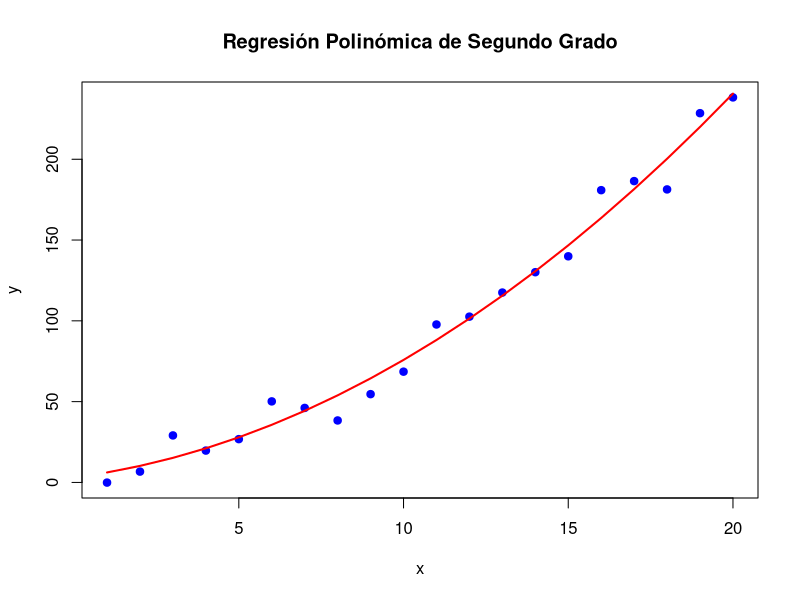
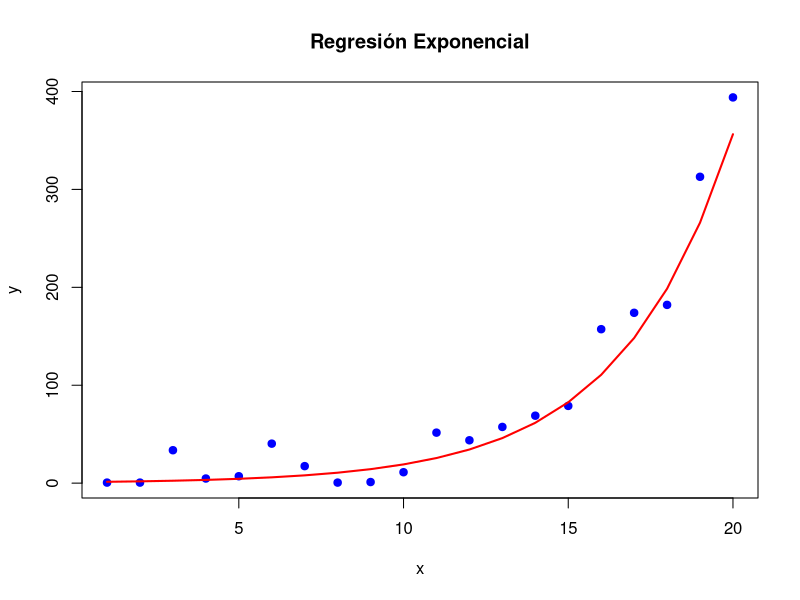
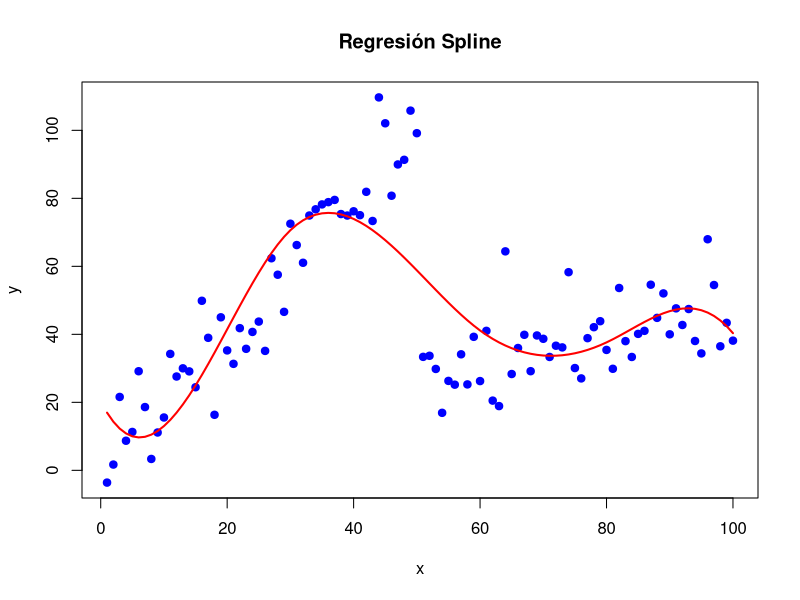
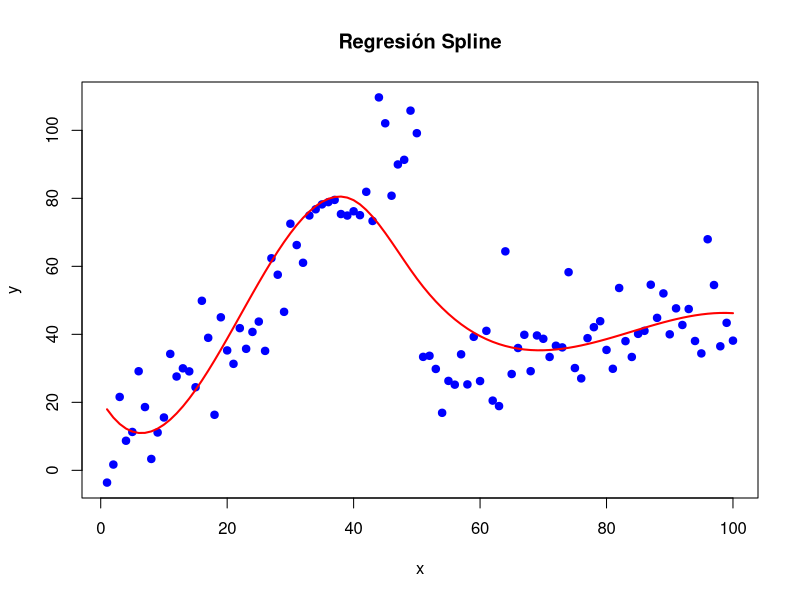
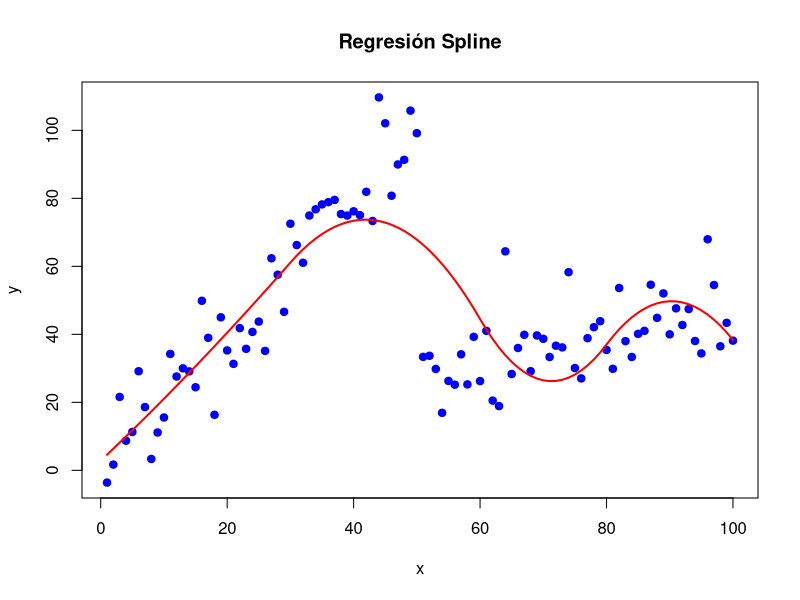
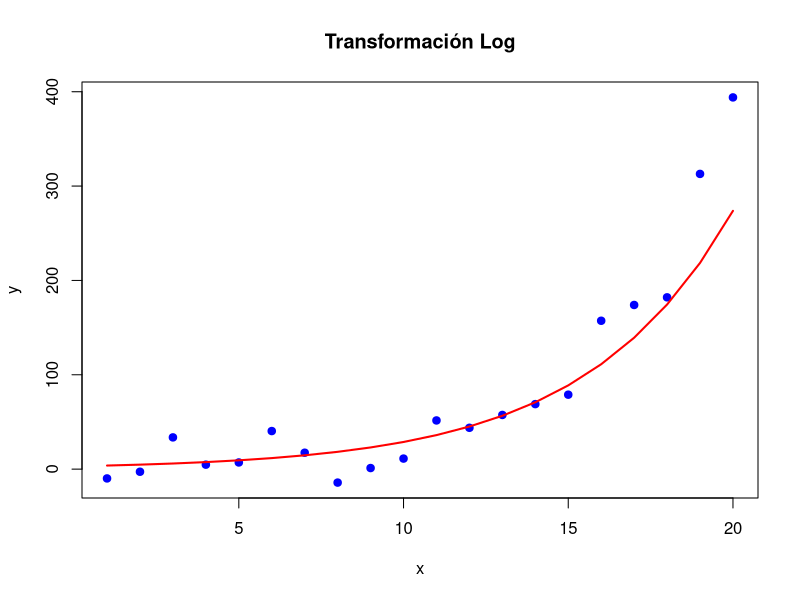
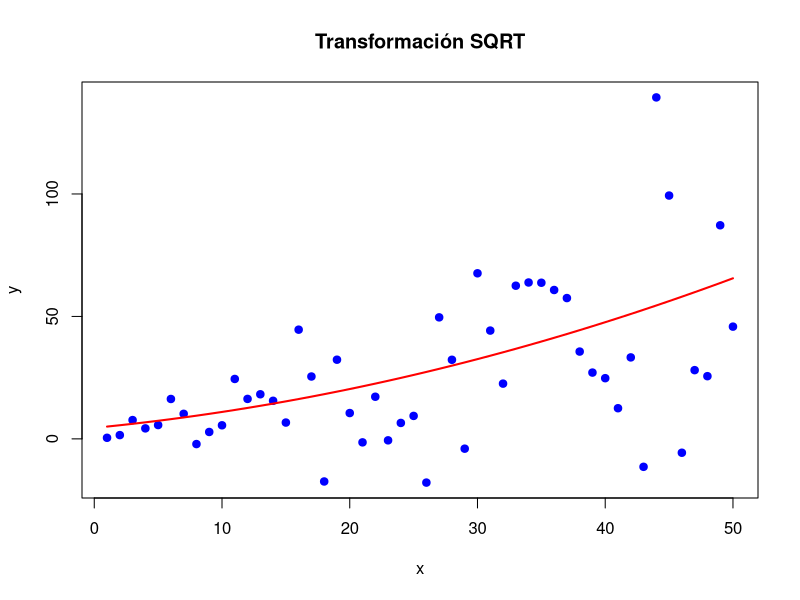
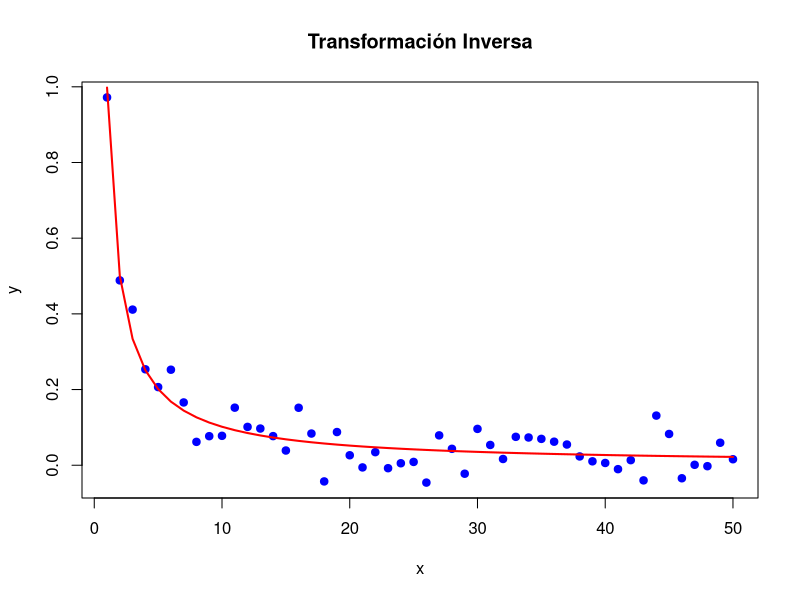

Write R code to recreate these figures, in order. (Note: this script raises an error after producing the figures.)
## ---- chunk 1
# Datos simulados
set.seed(123)
x <- 1:20
y <- 3 + 2 * x + 0.5 * x^2 + rnorm(20, mean = 0, sd = 10)

# Ajuste del modelo polinómico de grado 2
modelo_polinomico <- lm(y ~ poly(x, 2))

summary(modelo_polinomico)

# Visualización
plot(x, y, main = "Regresión Polinómica de Segundo Grado", pch = 19, col = "blue")
lines(x, predict(modelo_polinomico), col = "red", lwd = 2)
## ---- chunk 2
# Datos simulados para un modelo exponencial
set.seed(123)
x <- 1:20
y <- exp(0.3 * x) + rnorm(20, mean = 0, sd = 20)

# Asegurarse de que todos los valores de 'y' sean positivos para aplicar logaritmo
y[y <= 0] <- min(y[y > 0]) * 0.5  # Reemplaza valores no positivos por un valor pequeño positivo

# Ajuste del modelo exponencial (transformación logarítmica)
modelo_exponencial <- lm(log(y) ~ x)

# Resumen del modelo
summary(modelo_exponencial)

# Visualización
plot(x, y, main = "Regresión Exponencial", pch = 19, col = "blue", ylab = "y", xlab = "x")

# Predicciones para los mismos valores de x
predicciones <- predict(modelo_exponencial, newdata = data.frame(x = x))

# Convertir predicciones a la escala original (exponencial inverso del log)
lines(x, exp(predicciones), col = "red", lwd = 2)

## ---- chunk 3
# Cargar librería para splines
library(splines)

# Datos simulados
set.seed(123)
x <- seq(1, 100, by = 1)
y <- ifelse(x <= 50, 2 * x + rnorm(100, 0, 10), 0.5 * x + rnorm(100, 0, 10))

# Ajuste del modelo spline
modelo_spline <- lm(y ~ bs(x, knots = c(30, 60, 80)))

# Visualización
plot(x, y, main = "Regresión Spline", pch = 19, col = "blue")
lines(x, predict(modelo_spline), col = "red", lwd = 2)

# Cambio en la posición de los nodos
# Ajuste del modelo spline
modelo_spline <- lm(y ~ bs(x, knots = c(40, 50)))

# Visualización
plot(x, y, main = "Regresión Spline", pch = 19, col = "blue")
lines(x, predict(modelo_spline), col = "red", lwd = 2)


# Ajustamos un spline cuadrático 

# Ajuste del modelo spline
modelo_spline <- lm(y ~ bs(x, degree=2, knots = c(30, 60, 80)))

# Visualización
plot(x, y, main = "Regresión Spline", pch = 19, col = "blue")
lines(x, predict(modelo_spline), col = "red", lwd = 2)
## ---- chunk 4
# Datos simulados con crecimiento exponencial
set.seed(123)
x <- 1:20
y <- exp(0.3 * x) + rnorm(20, mean = 0, sd = 20)


# Transformación logarítmica para linearizar la relación
modelo_log <- lm(log(y) ~ x)
summary(modelo_log)

# Visualización
plot(x, y, main = "Transformación Log", pch = 19, col = "blue", ylab = "y", xlab = "x")

# Predicciones para los mismos valores de x
predicciones <- predict(modelo_log, newdata = data.frame(x = x))

# Convertir predicciones a la escala original (exponencial inverso del log)
lines(x, exp(predicciones), col = "red", lwd = 2)

## ---- chunk 5
# Datos simulados con variabilidad creciente
set.seed(123)
x <- 1:50
y <- x + rnorm(50, mean = 0, sd = x)

# Aplicando raíz cuadrada a la variable dependiente
modelo_sqrt <- lm(sqrt(y) ~ x)
summary(modelo_sqrt)

# Visualización
plot(x, y, main = "Transformación SQRT", pch = 19, col = "blue", ylab = "y", xlab = "x")

# Predicciones para los mismos valores de x
predicciones <- predict(modelo_sqrt, newdata = data.frame(x = x))

# Convertir predicciones a la escala original
lines(x, predicciones^2, col = "red", lwd = 2)
## ---- chunk 6
# Datos simulados con relación inversa
set.seed(123)
x <- 1:50
y <- 1 / x + rnorm(50, mean = 0, sd = 0.05)

# Ajuste del modelo con transformación inversa
modelo_inverso <- lm(y ~ I(1/x))
summary(modelo_inverso)

# Visualización
plot(x, y, main = "Transformación Inversa", pch = 19, col = "blue", ylab = "y", xlab = "x")

# Predicciones para los mismos valores de x
predicciones <- predict(modelo_inverso, newdata = data.frame(x = x))

# Convertir predicciones a la escala original
lines(x, predicciones, col = "red", lwd = 2)
## ---- chunk 7
# Cargar librería para Box-Cox
library(MASS)

# Datos simulados
set.seed(123)
x <- 1:20
y <- x^2 + rnorm(20, mean = 0, sd = 5)

# Verificar si hay valores negativos
min(y)

# Si hay valores negativos, sumar una constante para que todos los valores sean positivos
if (min(y) <= 0) {
  y <- y + abs(min(y)) + 1  # Desplaza todos los valores para que sean positivos
}

# Ajuste de un modelo lineal simple
modelo_bc <- lm(y ~ x)

# Aplicación de la transformación de Box-Cox
boxcox(modelo_bc)

